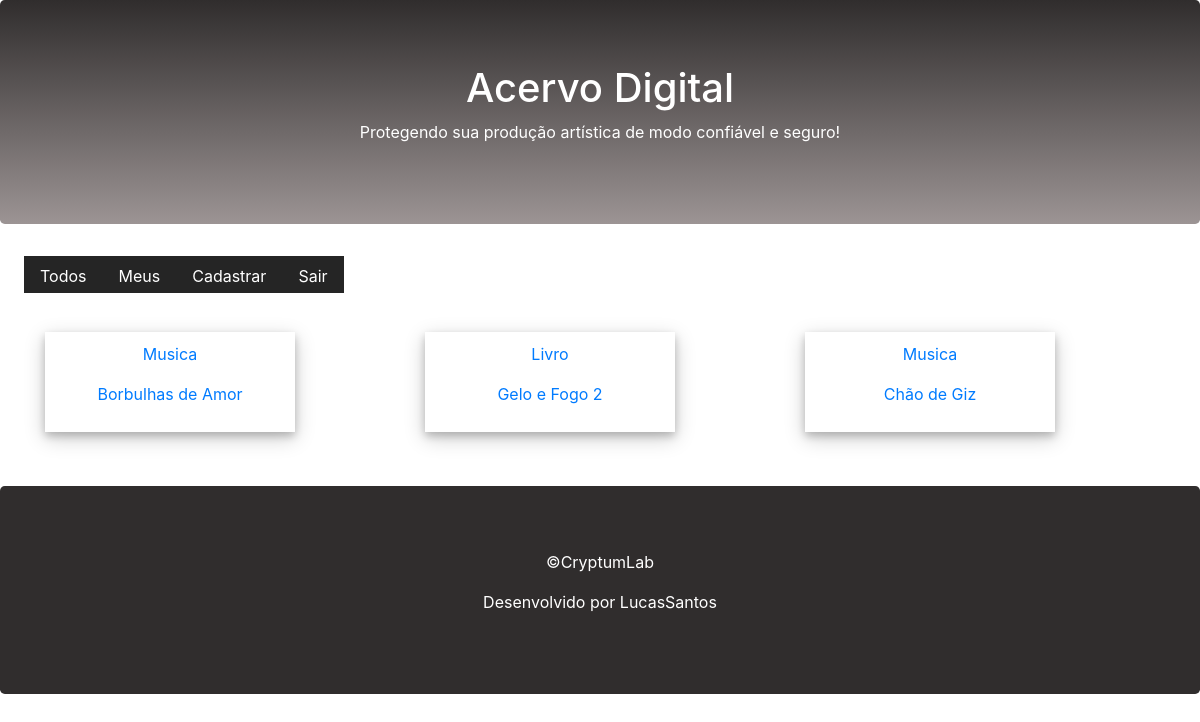
Screenshot of /obra/user/ (signed in) with the database file from the repository.
### proj/models.py (models this page shows, shortened)
class Acervo(models.Model):
    tipoObra = models.CharField(max_length=11)
    tituloObra = models.CharField(max_length=20)
    description = models.TextField()
    begin_date = models.DateField(auto_now_add=True)
    active = models.BooleanField(default=True)
    user = models.ForeignKey(User, on_delete=models.CASCADE)
    class Meta:
        db_table = 'acervo'

### proj/views.py (the view)
# urls.py: path('obra/user/',views.list_user_obras),
def list_user_obras(request):
    acervo = Acervo.objects.filter(active=True,user=request.user)
    return render(request, 'home.html',{'acervo' :acervo})

### templates/home.html (shortened to what this page needs)
{% extends "model-page.html" %}
{% block content %}
   <div class="container mb-4">
       <div class="row">
           {% for a in acervo %}
           <div class="col-sm-4">
               <a href="../detail/{{a.id}}">
                    <div class="polaroid">
                        <div class="container">
                            <p>{{a.tipoObra}}</p>
                            <p>{{a.tituloObra}}</p>
                        </div>
                    </div>
                </a>
            </div>
           {% endfor %}
       </div>
   </div>
{% endblock %}

### templates/home.html (style rules this page uses)
.polaroid { width: 250px; box-shadow: 0 4px 8px 0 rgba(0, 0, 0, 0.2), 0 6px 20px 0 rgba(0, 0, 0, 0.2); text-align: center; margin-bottom: 20px; }
.container { padding: 10px; }

### rows the page displays
Acervo: tipoObra "Musica", tituloObra "Borbulhas de Amor"
Acervo: tipoObra "Livro", tituloObra "Gelo e Fogo 2"
Acervo: tipoObra "Musica", tituloObra "Chão de Giz"
